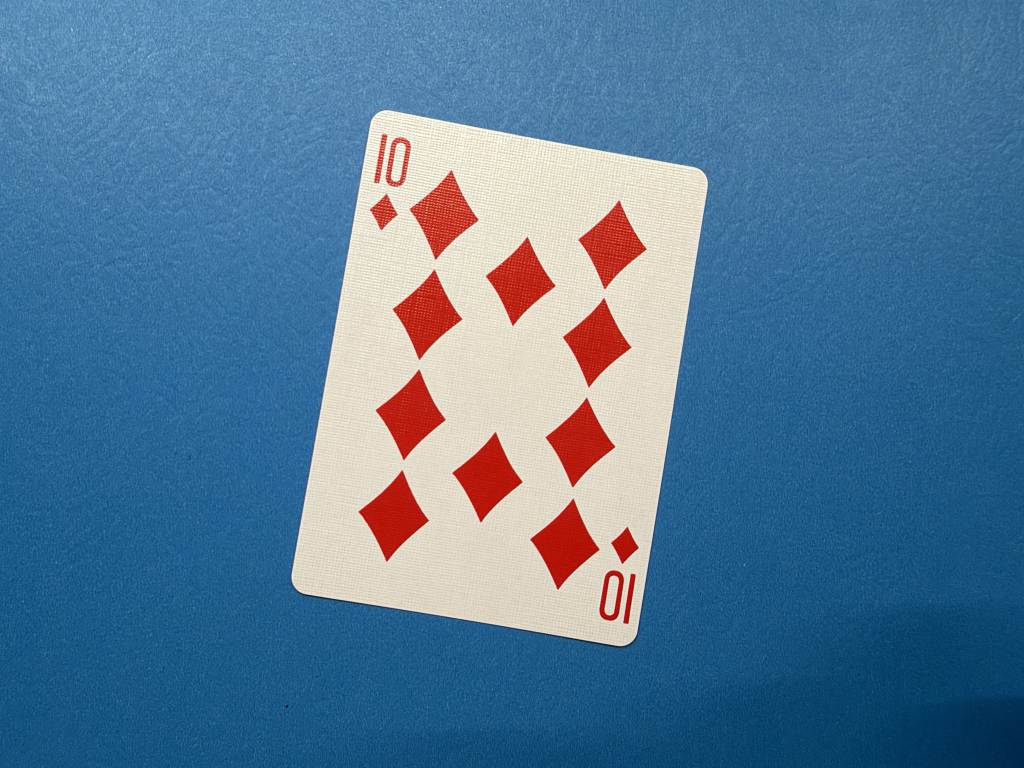
#> input picture v5/card_bicycle/card_10d.jpg, 2048 x 1536 px, given in place of the camera (shown at 1/2 size)
$ python Lyle_Gu_P4.py   (older library calls are emulated)
#> lines starting #> are read from the running program, lines starting #| are printed output that depends on the picture
# ECE 4367 / 5367  Image Processing
# Project 4: playing card rank and suit identification
# Sean Lyle and Yi Gu
import os
import glob
import time
import cv2
import numpy as np
import matplotlib.pyplot as plt

HERE = os.path.dirname(os.path.abspath(__file__))

# ---------------
# %% Settings
ZOOM_PCT = 70                    # 1.7 zoom
CAM_W, CAM_H = 1280, 720         # default 640 x 480
AVG_FRAMES = 10
FOCUS = 70
SAVE_DIR = os.path.join(HERE, 'captures')

CARD_W, CARD_H = 250, 350        #card size
ANGLE_SIZE = 1000                # longest side of the picture used to find the angle
ANGLE_SIGMA = 3
BG_SE = 0.5                      # background opening
BG_SCALE = 8                     # estimate background on a 1/8 size copy
CORNER_W, CORNER_H = 0.21, 0.29  # typical corner index size
UP = 4                           # index enlargement
MIN_AREA = 0.003                 # objects smaller than this fraction of a typical corner are noise
FRAME_DISK = 0.10                # top-hat disk, fraction of the corner width
FRAME_LINE = 0.40                # line length, fraction of the corner height
# the index is found as the leftmost objects instead of a fixed corner box
INDEX_ROWS, INDEX_COLS = 0.50, 0.40   # the index is searched for in the top-left part of the card
INDEX_GAP = 0.012                # gap  allowed between the digits of a "10"
INDEX_PAD = 3                    # pixels around the index objects when they are cut out
# thin frame lines removed before the pips are counted
FRAME_K = int(round(FRAME_DISK * CORNER_W * CARD_W)) | 1
FRAME_L = int(round(FRAME_LINE * CORNER_H * CARD_H))

# [7 lines of commented-out code are left out]
FRAME_FACE = 0.50                # face card: vertical line longer than this fraction of the card height
FRAME_LEVEL = 0.60               # line threshold, fraction of the way from darkest to brightest
LINE_TOL = 15                    # px the line may wander sideways
EDGE = 0.06                      # outer part of the card that is not searched
SHAPE_N = 32                     # shapes are compared at this size
PIP_SHAPE = 0.70                 # minimum overlap of a pip with the index suit symbol
PIP_LONG = 3                     # a pip is not longer than this times its width
PIP_UPRIGHT = 0.52               # pips above this fraction of the card height are upright
PIP_REL = 0.40                   # pip: at least this fraction of the biggest object ...
PIP_MIN = 0.003                  # ... and of the card
HOLE_MIN = 0.02                  # smallest hole in a letter, fraction of its box
STEM_K = 0.40                    # long stroke left of this fraction of the letter width = K, else J

ASYM_DIAMOND = 0.115             # suit rules, checked in this order
TOP_HEART = 0.47
TOP_CLUB = 0.26

RANK_NAMES = {'A': 'Ace', 'J': 'Jack', 'Q': 'Queen', 'K': 'King'}
SUIT_NAMES = {'c': 'Clubs', 'd': 'Diamonds', 'h': 'Hearts', 's': 'Spades'}


# ---------------
# %% Step 1: using webcam
def zoom(img):
    # digital zoom to crop the center and resize back
    h, w = img.shape[:2]
    s = 1 + ZOOM_PCT / 100
    ch, cw = round(h / s), round(w / s)
    y, x = (h - ch) // 2, (w - cw) // 2
    return cv2.resize(img[y:y + ch, x:x + cw], (w, h), interpolation=cv2.INTER_CUBIC)


def open_camera():
    cap = cv2.VideoCapture(0, cv2.CAP_DSHOW) if os.name == 'nt' else cv2.VideoCapture(0)
    if not cap.isOpened():
        raise SystemExit('Could not open camera')
    cap.set(cv2.CAP_PROP_FRAME_WIDTH, CAM_W)
    cap.set(cv2.CAP_PROP_FRAME_HEIGHT, CAM_H)
    cap.set(cv2.CAP_PROP_AUTOFOCUS, 0)          # fixed focus (set after the resolution)
    cap.set(cv2.CAP_PROP_FOCUS, FOCUS)
    return cap


def capture(cap):
    while True:
        ok, f = cap.read()
        f = zoom(f)
        cv2.putText(f, 'SPACE = take picture   q = quit', (10, 30),
                    cv2.FONT_HERSHEY_SIMPLEX, 0.8, (0, 255, 0), 2)
        cv2.imshow('Preview', f)
        key = cv2.waitKey(1) & 0xFF
        if key == ord(' '):
            break
        if key == ord('q'):
            return None
    for _ in range(15):                          # let focus settle
        cap.read()
        cv2.waitKey(1)                           # keeps the window from saying "not responding"
    # frame averaging equation when only noise changes: g_bar = (1/M) * sum of g_i
    total = None
    for _ in range(AVG_FRAMES):
        ok, f = cap.read()
        cv2.waitKey(1)
        total = f.astype(np.float64) if total is None else total + f
    f = zoom(np.round(total / AVG_FRAMES).astype(np.uint8))
    os.makedirs(SAVE_DIR, exist_ok=True)
    cv2.imwrite(os.path.join(SAVE_DIR, time.strftime('card_%Y%m%d_%H%M%S.png')), f)
    return f


def ask(prompt):
#> called with prompt = 'Choose option:  '
    try:
        return input(prompt).strip().strip('"').strip("'")
#> the answer given: 1
    except EOFError:                              # no console input left -> quit
        return 'q'


# [28 lines left out: function read_file, not called in this run]


# ---------------
# %% Steps 2-5: find the card, straighten and crop it
def to_gray(img):
    g = cv2.cvtColor(img, cv2.COLOR_BGR2GRAY) if img.ndim == 3 else img
    return cv2.medianBlur(g, 3)                   # removes SP without blurring edges


# [9 lines left out: function remove_background, not called in this run]


def midrange(img):
    # halfway between the darkest and the brightest pixel
    return float(img.min()) + (float(img.max()) - float(img.min())) / 2


# [73 lines left out: functions estimate_angle, rotate, find_card, cut_card, connected_components, not called in this run]


def bbox(X):
    ys, xs = np.nonzero(X)
    return ys.min(), ys.max(), xs.min(), xs.max()


# ---------------
# %% Steps 6, 7, 10: symbols on the card, face card or not, pip count
# [83 lines left out: functions card_symbols, picture_frame, filled, square, same_shape, not called in this run]


def boxed_pips(found, suit):
    sims = [same_shape(o['mask'], suit) for o in found]
    return len(found) >= 2 and min(sims) >= PIP_SHAPE, (min(sims) if sims else 0.0)


# [161 lines left out: functions pips, remove_frame_lines, find_index, split_corner, index_box, mirror_box and 3 more, not called in this run]


def classify_suit(m):
    return suit_rule(*suit_features(m))


# on a number card the suit is read from the pips (bigger than the index symbol)
# [141 lines left out: functions pip_suit, count_holes, face_letter, read_index, recognize, describe and 1 more, not called in this run]


def main():
    print('1. Acquire from Webcam')
    print('2. Read from File')
    choice = ask('Choose option:  ')
    if choice == '1':
        cap = open_camera()
        while True:                                # SPACE = picture, q = quit
            f = capture(cap)
            if f is None:
                break
            show(f, recognize(f))                  # close the window to take the next picture
#> this loop made 1 pass; (key q is pressed on pass 1)
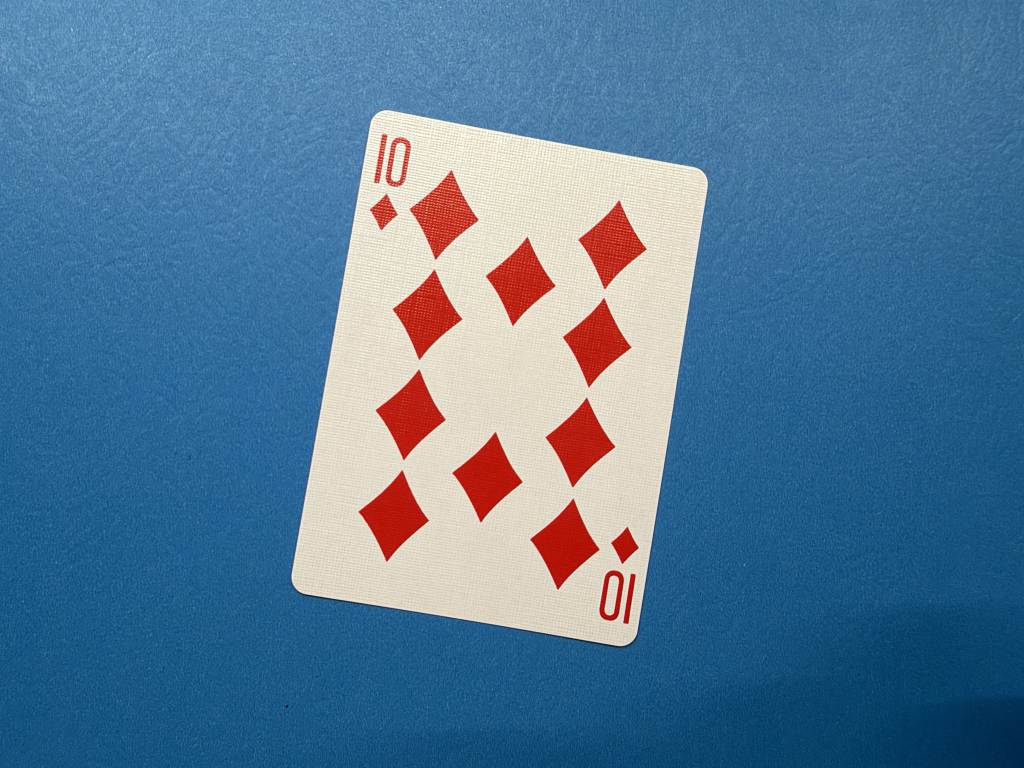
#> input picture v5/card_bicycle/card_10d.jpg, 2048 x 1536 px, given in place of the camera (shown at 1/2 size)
#> pass 1, in capture, `f = zoom(f)`:
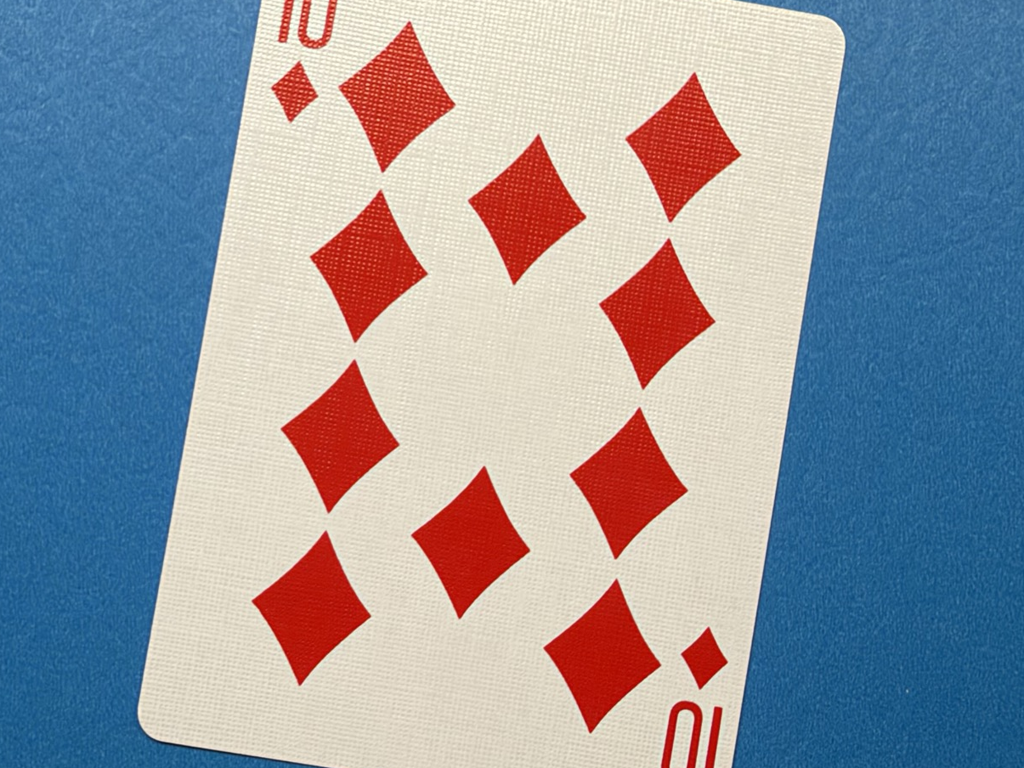
#> f: shape (1536, 2048, 3) (shown at 1/2 size); mean B, G, R 160.3, 150.5, 146.7
#> pass 1, in capture, `cv2.imshow('Preview', f)`:
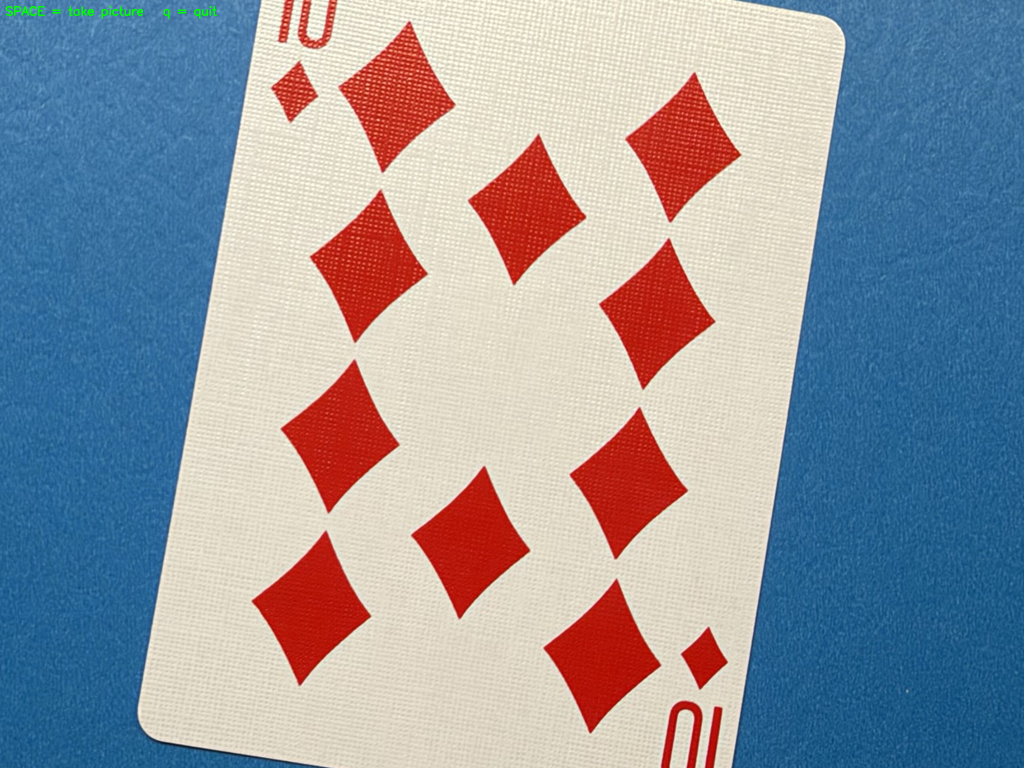
#> window 'Preview': shape (1536, 2048, 3) (shown at 1/2 size); mean B, G, R 160.2, 150.6, 146.6
        cap.release()
        cv2.destroyAllWindows()
    elif choice == '2':
        while True:                                # one image after another, q = quit
            f = read_file()
            if f is None:
                break
            show(f, recognize(f))                  # close the window to read the next image
    else:
        raise SystemExit('Invalid option')
    print('Bye')


if __name__ == '__main__':
    main()

$ run again, on v5/card_bicycle/card_2d.jpg
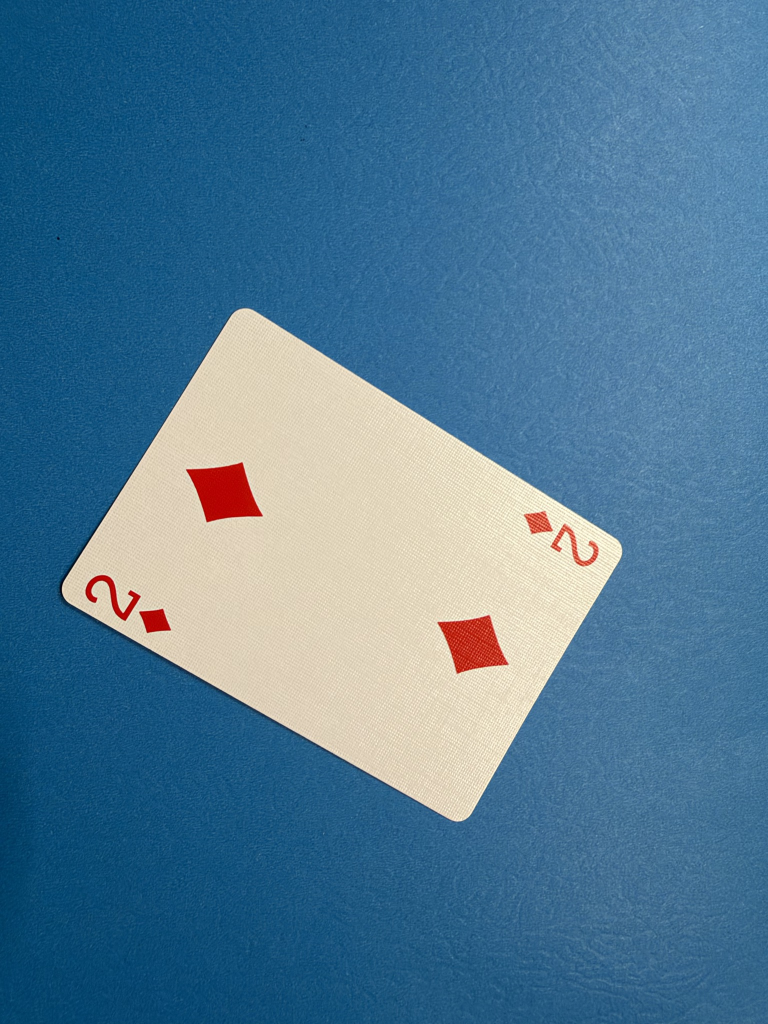
#> input picture v5/card_bicycle/card_2d.jpg, 1536 x 2048 px, given in place of the camera (shown at 1/2 size)
#> the loop in main, `while True:` made 1 pass; (key q is pressed on pass 1)
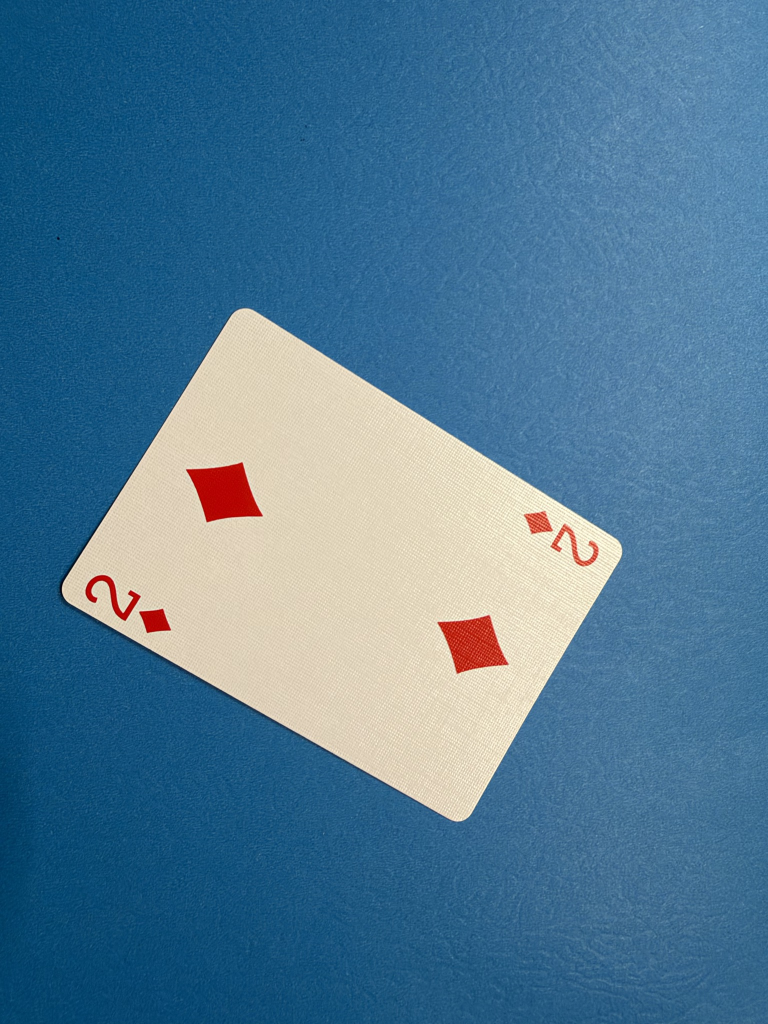
#> input picture v5/card_bicycle/card_2d.jpg, 1536 x 2048 px, given in place of the camera (shown at 1/2 size)
#> pass 1, in capture, `f = zoom(f)`:
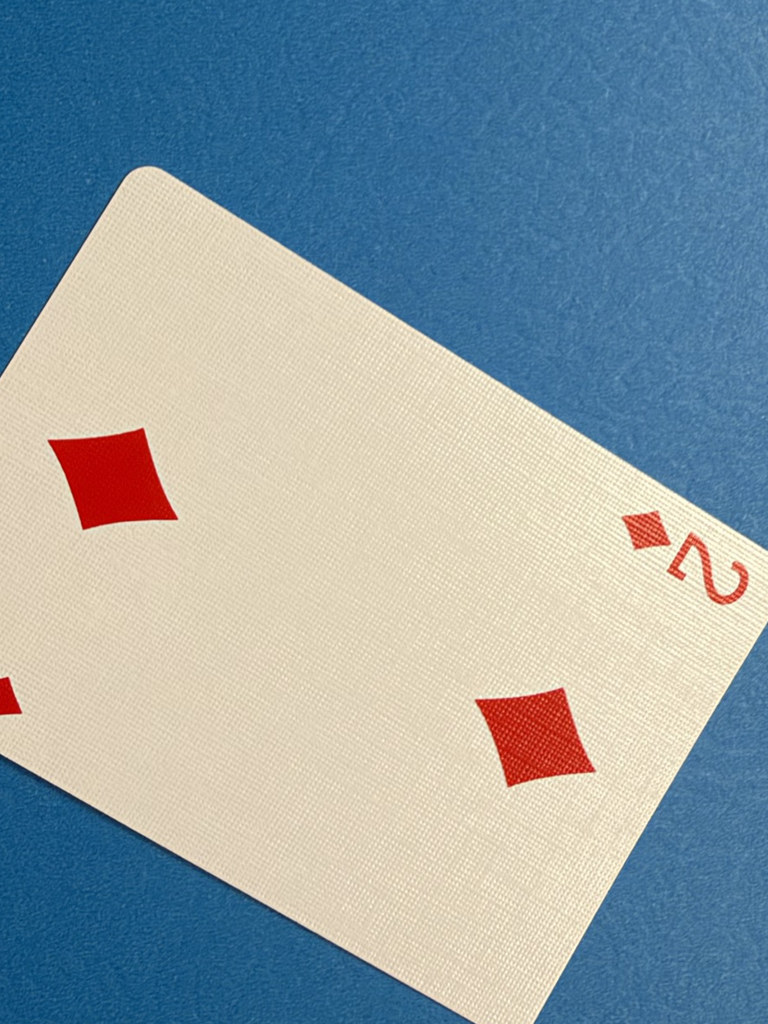
#> f: shape (2048, 1536, 3) (shown at 1/2 size); mean B, G, R 165.9, 159.3, 144
#> pass 1, in capture, `cv2.imshow('Preview', f)`:
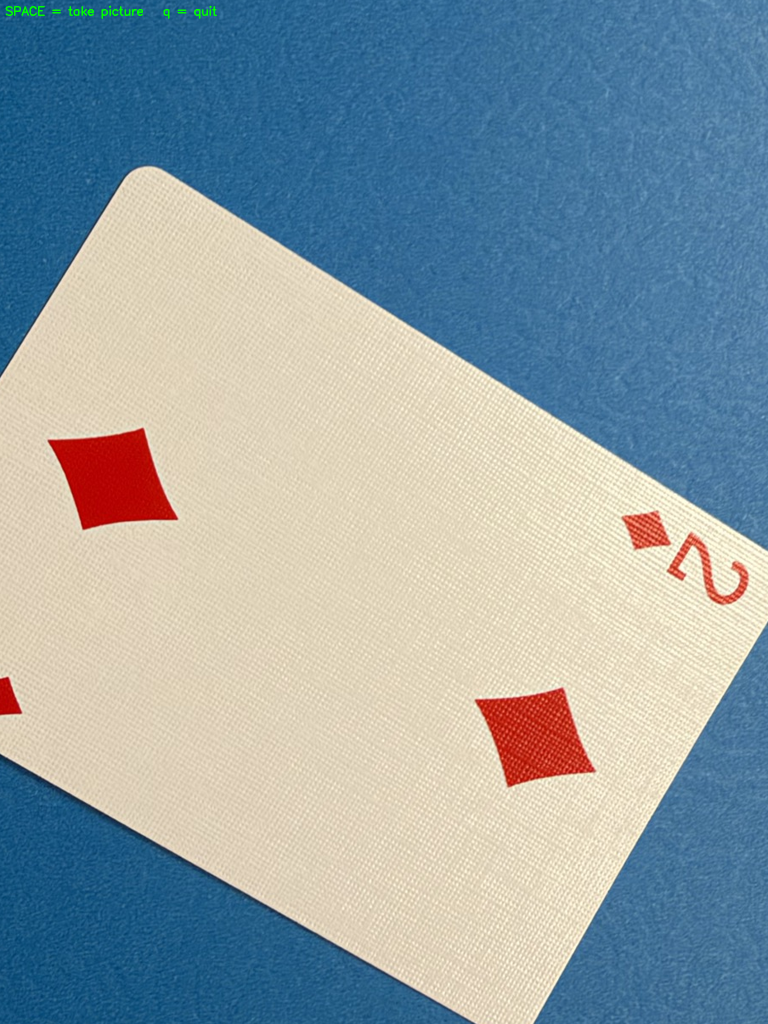
#> window 'Preview': shape (2048, 1536, 3) (shown at 1/2 size); mean B, G, R 165.8, 159.5, 144
